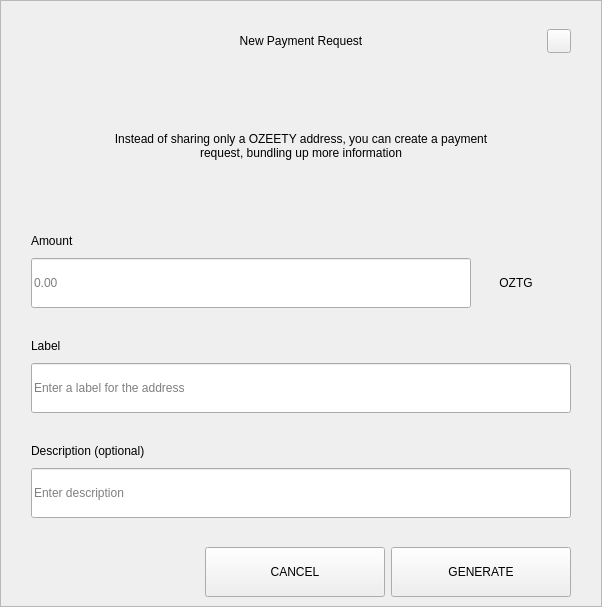
<?xml version="1.0" encoding="UTF-8"?>
<ui version="4.0">
 <class>RequestDialog</class>
 <widget class="QDialog" name="RequestDialog">
  <property name="geometry">
   <rect>
    <x>0</x>
    <y>0</y>
    <width>602</width>
    <height>607</height>
   </rect>
  </property>
  <property name="windowTitle">
   <string>Dialog</string>
  </property>
  <layout class="QVBoxLayout" name="verticalLayout_5">
   <property name="spacing">
    <number>0</number>
   </property>
   <property name="leftMargin">
    <number>0</number>
   </property>
   <property name="topMargin">
    <number>0</number>
   </property>
   <property name="rightMargin">
    <number>0</number>
   </property>
   <property name="bottomMargin">
    <number>0</number>
   </property>
   <item>
    <widget class="QFrame" name="frame">
     <property name="styleSheet">
      <string notr="true"/>
     </property>
     <property name="frameShape">
      <enum>QFrame::StyledPanel</enum>
     </property>
     <property name="frameShadow">
      <enum>QFrame::Raised</enum>
     </property>
     <layout class="QVBoxLayout" name="verticalLayout_4" stretch="1,0,0">
      <property name="spacing">
       <number>0</number>
      </property>
      <property name="leftMargin">
       <number>30</number>
      </property>
      <property name="topMargin">
       <number>20</number>
      </property>
      <property name="rightMargin">
       <number>30</number>
      </property>
      <property name="bottomMargin">
       <number>0</number>
      </property>
      <item>
       <layout class="QHBoxLayout" name="horizontalLayout_3">
        <property name="spacing">
         <number>0</number>
        </property>
        <item>
         <spacer name="horizontalSpacer_21">
          <property name="orientation">
           <enum>Qt::Horizontal</enum>
          </property>
          <property name="sizeHint" stdset="0">
           <size>
            <width>40</width>
            <height>20</height>
           </size>
          </property>
         </spacer>
        </item>
        <item>
         <widget class="QLabel" name="labelTitle">
          <property name="minimumSize">
           <size>
            <width>0</width>
            <height>40</height>
           </size>
          </property>
          <property name="maximumSize">
           <size>
            <width>16777215</width>
            <height>40</height>
           </size>
          </property>
          <property name="styleSheet">
           <string notr="true">padding-left:24px;</string>
          </property>
          <property name="text">
           <string>New Payment Request</string>
          </property>
          <property name="alignment">
           <set>Qt::AlignCenter</set>
          </property>
          <property name="margin">
           <number>7</number>
          </property>
         </widget>
        </item>
        <item>
         <spacer name="horizontalSpacer">
          <property name="orientation">
           <enum>Qt::Horizontal</enum>
          </property>
          <property name="sizeHint" stdset="0">
           <size>
            <width>40</width>
            <height>20</height>
           </size>
          </property>
         </spacer>
        </item>
        <item>
         <widget class="QPushButton" name="btnEsc">
          <property name="minimumSize">
           <size>
            <width>24</width>
            <height>24</height>
           </size>
          </property>
          <property name="maximumSize">
           <size>
            <width>24</width>
            <height>24</height>
           </size>
          </property>
          <property name="focusPolicy">
           <enum>Qt::NoFocus</enum>
          </property>
          <property name="text">
           <string/>
          </property>
         </widget>
        </item>
       </layout>
      </item>
      <item>
       <widget class="QStackedWidget" name="stack">
        <property name="minimumSize">
         <size>
          <width>540</width>
          <height>0</height>
         </size>
        </property>
        <property name="maximumSize">
         <size>
          <width>540</width>
          <height>16777215</height>
         </size>
        </property>
        <property name="currentIndex">
         <number>0</number>
        </property>
        <widget class="QWidget" name="page_1">
         <property name="minimumSize">
          <size>
           <width>540</width>
           <height>0</height>
          </size>
         </property>
         <property name="maximumSize">
          <size>
           <width>540</width>
           <height>16777215</height>
          </size>
         </property>
         <layout class="QVBoxLayout" name="layout1">
          <property name="spacing">
           <number>0</number>
          </property>
          <property name="leftMargin">
           <number>0</number>
          </property>
          <property name="topMargin">
           <number>0</number>
          </property>
          <property name="rightMargin">
           <number>0</number>
          </property>
          <property name="bottomMargin">
           <number>0</number>
          </property>
          <item>
           <spacer name="verticalSpacer_21">
            <property name="orientation">
             <enum>Qt::Vertical</enum>
            </property>
            <property name="sizeType">
             <enum>QSizePolicy::Fixed</enum>
            </property>
            <property name="sizeHint" stdset="0">
             <size>
              <width>20</width>
              <height>30</height>
             </size>
            </property>
           </spacer>
          </item>
          <item alignment="Qt::AlignHCenter">
           <widget class="QLabel" name="labelMessage">
            <property name="minimumSize">
             <size>
              <width>400</width>
              <height>50</height>
             </size>
            </property>
            <property name="text">
             <string>Instead of sharing only a OZEETY address, you can create a payment request, bundling up more information</string>
            </property>
            <property name="alignment">
             <set>Qt::AlignCenter</set>
            </property>
            <property name="wordWrap">
             <bool>true</bool>
            </property>
           </widget>
          </item>
          <item alignment="Qt::AlignBottom">
           <widget class="QWidget" name="containerAmount" native="true">
            <layout class="QVBoxLayout" name="verticalLayout">
             <property name="spacing">
              <number>9</number>
             </property>
             <property name="leftMargin">
              <number>0</number>
             </property>
             <property name="topMargin">
              <number>0</number>
             </property>
             <property name="rightMargin">
              <number>0</number>
             </property>
             <property name="bottomMargin">
              <number>0</number>
             </property>
             <item>
              <widget class="QLabel" name="labelSubtitleAmount">
               <property name="minimumSize">
                <size>
                 <width>350</width>
                 <height>16</height>
                </size>
               </property>
               <property name="maximumSize">
                <size>
                 <width>16777215</width>
                 <height>16</height>
                </size>
               </property>
               <property name="text">
                <string>Amount</string>
               </property>
              </widget>
             </item>
             <item alignment="Qt::AlignTop">
              <widget class="QWidget" name="layoutAmount" native="true">
               <layout class="QHBoxLayout" name="horizontalLayout" stretch="2,0">
                <property name="spacing">
                 <number>0</number>
                </property>
                <property name="leftMargin">
                 <number>0</number>
                </property>
                <property name="topMargin">
                 <number>0</number>
                </property>
                <property name="rightMargin">
                 <number>0</number>
                </property>
                <property name="bottomMargin">
                 <number>0</number>
                </property>
                <item>
                 <widget class="QLineEdit" name="lineEditAmount">
                  <property name="minimumSize">
                   <size>
                    <width>0</width>
                    <height>50</height>
                   </size>
                  </property>
                  <property name="maximumSize">
                   <size>
                    <width>16777215</width>
                    <height>50</height>
                   </size>
                  </property>
                  <property name="placeholderText">
                   <string notr="true">0.00</string>
                  </property>
                 </widget>
                </item>
                <item>
                 <widget class="QWidget" name="comboContainer" native="true">
                  <property name="minimumSize">
                   <size>
                    <width>100</width>
                    <height>50</height>
                   </size>
                  </property>
                  <property name="maximumSize">
                   <size>
                    <width>16777215</width>
                    <height>50</height>
                   </size>
                  </property>
                  <layout class="QHBoxLayout" name="horizontalLayout_31">
                   <property name="spacing">
                    <number>0</number>
                   </property>
                   <property name="leftMargin">
                    <number>0</number>
                   </property>
                   <property name="topMargin">
                    <number>0</number>
                   </property>
                   <property name="rightMargin">
                    <number>10</number>
                   </property>
                   <property name="bottomMargin">
                    <number>0</number>
                   </property>
                   <item>
                    <widget class="QLabel" name="comboBoxCoin">
                     <property name="text">
                      <string>OZTG</string>
                     </property>
                     <property name="alignment">
                      <set>Qt::AlignCenter</set>
                     </property>
                    </widget>
                   </item>
                  </layout>
                 </widget>
                </item>
               </layout>
              </widget>
             </item>
            </layout>
           </widget>
          </item>
          <item>
           <spacer name="verticalSpacer_31">
            <property name="orientation">
             <enum>Qt::Vertical</enum>
            </property>
            <property name="sizeType">
             <enum>QSizePolicy::Fixed</enum>
            </property>
            <property name="sizeHint" stdset="0">
             <size>
              <width>20</width>
              <height>30</height>
             </size>
            </property>
           </spacer>
          </item>
          <item>
           <layout class="QVBoxLayout" name="verticalLayoutLabel">
            <property name="spacing">
             <number>9</number>
            </property>
            <item>
             <widget class="QLabel" name="labelSubtitleLabel">
              <property name="minimumSize">
               <size>
                <width>0</width>
                <height>16</height>
               </size>
              </property>
              <property name="maximumSize">
               <size>
                <width>16777215</width>
                <height>16</height>
               </size>
              </property>
              <property name="text">
               <string>Label</string>
              </property>
             </widget>
            </item>
            <item>
             <widget class="QLineEdit" name="lineEditLabel">
              <property name="minimumSize">
               <size>
                <width>0</width>
                <height>50</height>
               </size>
              </property>
              <property name="maximumSize">
               <size>
                <width>16777215</width>
                <height>50</height>
               </size>
              </property>
              <property name="placeholderText">
               <string>Enter a label for the address</string>
              </property>
             </widget>
            </item>
           </layout>
          </item>
          <item>
           <spacer name="verticalSpacer_34">
            <property name="orientation">
             <enum>Qt::Vertical</enum>
            </property>
            <property name="sizeType">
             <enum>QSizePolicy::Fixed</enum>
            </property>
            <property name="sizeHint" stdset="0">
             <size>
              <width>20</width>
              <height>30</height>
             </size>
            </property>
           </spacer>
          </item>
          <item>
           <layout class="QVBoxLayout" name="verticalLayoutDescription">
            <property name="spacing">
             <number>9</number>
            </property>
            <item>
             <widget class="QLabel" name="labelSubtitleDescription">
              <property name="minimumSize">
               <size>
                <width>0</width>
                <height>16</height>
               </size>
              </property>
              <property name="maximumSize">
               <size>
                <width>16777215</width>
                <height>16</height>
               </size>
              </property>
              <property name="text">
               <string>Description (optional)</string>
              </property>
             </widget>
            </item>
            <item>
             <widget class="QLineEdit" name="lineEditDescription">
              <property name="minimumSize">
               <size>
                <width>0</width>
                <height>50</height>
               </size>
              </property>
              <property name="maximumSize">
               <size>
                <width>16777215</width>
                <height>50</height>
               </size>
              </property>
              <property name="placeholderText">
               <string>Enter description</string>
              </property>
             </widget>
            </item>
            <item>
             <spacer name="verticalSpacer_4">
              <property name="orientation">
               <enum>Qt::Vertical</enum>
              </property>
              <property name="sizeType">
               <enum>QSizePolicy::Fixed</enum>
              </property>
              <property name="sizeHint" stdset="0">
               <size>
                <width>20</width>
                <height>20</height>
               </size>
              </property>
             </spacer>
            </item>
           </layout>
          </item>
         </layout>
        </widget>
        <widget class="QWidget" name="page_2">
         <layout class="QVBoxLayout" name="layout2">
          <item>
           <spacer name="verticalSpacer_5">
            <property name="orientation">
             <enum>Qt::Vertical</enum>
            </property>
            <property name="sizeType">
             <enum>QSizePolicy::Fixed</enum>
            </property>
            <property name="sizeHint" stdset="0">
             <size>
              <width>20</width>
              <height>50</height>
             </size>
            </property>
           </spacer>
          </item>
          <item alignment="Qt::AlignHCenter">
           <widget class="QLabel" name="labelQrImg">
            <property name="minimumSize">
             <size>
              <width>260</width>
              <height>260</height>
             </size>
            </property>
            <property name="maximumSize">
             <size>
              <width>260</width>
              <height>260</height>
             </size>
            </property>
            <property name="text">
             <string/>
            </property>
            <property name="alignment">
             <set>Qt::AlignCenter</set>
            </property>
           </widget>
          </item>
          <item>
           <spacer name="verticalSpacer_2">
            <property name="orientation">
             <enum>Qt::Vertical</enum>
            </property>
            <property name="sizeType">
             <enum>QSizePolicy::Fixed</enum>
            </property>
            <property name="sizeHint" stdset="0">
             <size>
              <width>20</width>
              <height>30</height>
             </size>
            </property>
           </spacer>
          </item>
          <item alignment="Qt::AlignHCenter">
           <widget class="QLabel" name="labelAddress">
            <property name="text">
             <string>D7VFR83SQbiezrW72hjcWJtcfip5krte2Z </string>
            </property>
           </widget>
          </item>
          <item>
           <spacer name="verticalSpacer_32">
            <property name="orientation">
             <enum>Qt::Vertical</enum>
            </property>
            <property name="sizeType">
             <enum>QSizePolicy::Expanding</enum>
            </property>
            <property name="sizeHint" stdset="0">
             <size>
              <width>20</width>
              <height>20</height>
             </size>
            </property>
           </spacer>
          </item>
          <item>
           <layout class="QHBoxLayout" name="horizontal">
            <property name="leftMargin">
             <number>20</number>
            </property>
            <property name="rightMargin">
             <number>20</number>
            </property>
            <property name="bottomMargin">
             <number>20</number>
            </property>
            <item>
             <spacer name="horizontalSpacer_4">
              <property name="orientation">
               <enum>Qt::Horizontal</enum>
              </property>
              <property name="sizeHint" stdset="0">
               <size>
                <width>40</width>
                <height>20</height>
               </size>
              </property>
             </spacer>
            </item>
            <item>
             <widget class="QPushButton" name="btnCopyAddress">
              <property name="minimumSize">
               <size>
                <width>180</width>
                <height>50</height>
               </size>
              </property>
              <property name="text">
               <string>COPY ADDRESS</string>
              </property>
             </widget>
            </item>
            <item>
             <widget class="QPushButton" name="btnCopyUrl">
              <property name="minimumSize">
               <size>
                <width>180</width>
                <height>50</height>
               </size>
              </property>
              <property name="text">
               <string>COPY URL</string>
              </property>
             </widget>
            </item>
            <item>
             <spacer name="horizontalSpacer_2">
              <property name="orientation">
               <enum>Qt::Horizontal</enum>
              </property>
              <property name="sizeHint" stdset="0">
               <size>
                <width>40</width>
                <height>20</height>
               </size>
              </property>
             </spacer>
            </item>
           </layout>
          </item>
         </layout>
        </widget>
       </widget>
      </item>
      <item>
       <widget class="QWidget" name="buttonsStack" native="true">
        <layout class="QHBoxLayout" name="horizontalLayout_5">
         <property name="leftMargin">
          <number>20</number>
         </property>
         <property name="rightMargin">
          <number>0</number>
         </property>
         <item>
          <spacer name="horizontalSpacer_41">
           <property name="orientation">
            <enum>Qt::Horizontal</enum>
           </property>
           <property name="sizeHint" stdset="0">
            <size>
             <width>40</width>
             <height>20</height>
            </size>
           </property>
          </spacer>
         </item>
         <item>
          <widget class="QPushButton" name="btnCancel">
           <property name="minimumSize">
            <size>
             <width>180</width>
             <height>50</height>
            </size>
           </property>
           <property name="focusPolicy">
            <enum>Qt::NoFocus</enum>
           </property>
           <property name="text">
            <string>CANCEL</string>
           </property>
          </widget>
         </item>
         <item>
          <widget class="QPushButton" name="btnSave">
           <property name="minimumSize">
            <size>
             <width>180</width>
             <height>50</height>
            </size>
           </property>
           <property name="focusPolicy">
            <enum>Qt::NoFocus</enum>
           </property>
           <property name="text">
            <string>GENERATE</string>
           </property>
          </widget>
         </item>
        </layout>
       </widget>
      </item>
     </layout>
    </widget>
   </item>
  </layout>
 </widget>
 <resources/>
 <connections/>
</ui>
